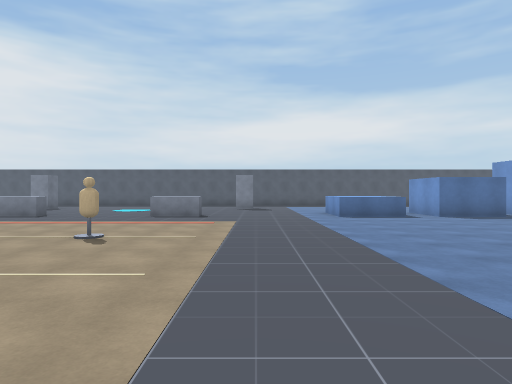
view 1 (above)

21 first-person views from a walk through a scene from a Unity 3-D project. The camera is 1.5 m above the floor, looks level and sees 75° across. The floor is counted in squares, 2 m on a side. Each view is taken from the middle of a square. On the plan, view 1 faces up. The plan holds only what a view shows up to about 11 squares ahead; the rest is blank. The place goes on beyond the plan. The player is left out.

view 2
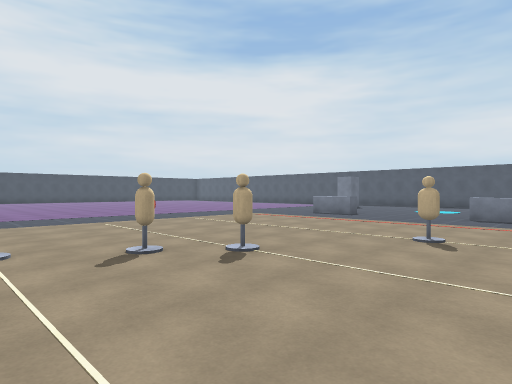

view 3
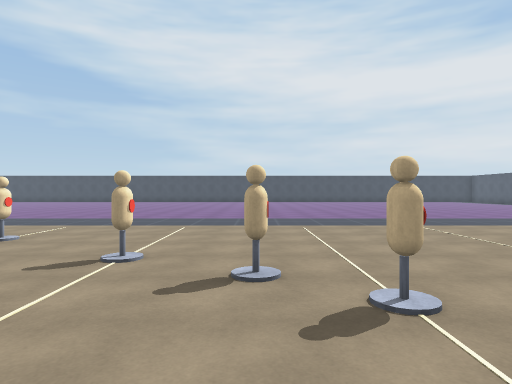

view 4
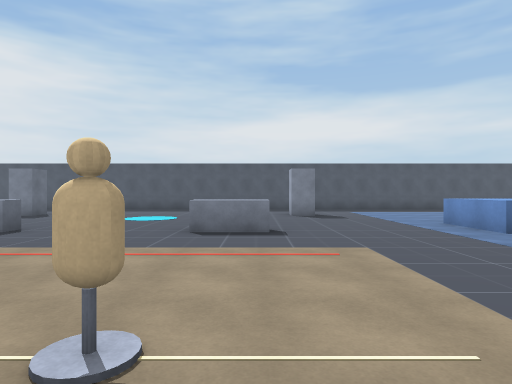

view 5
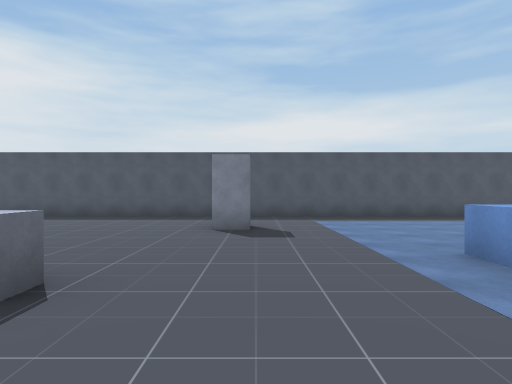

view 6
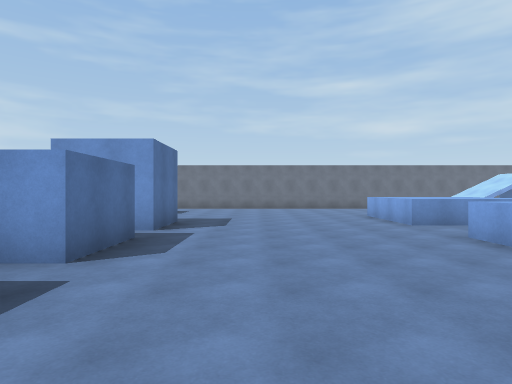

view 7
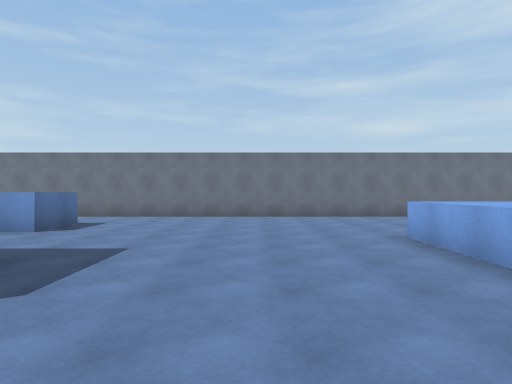

view 8
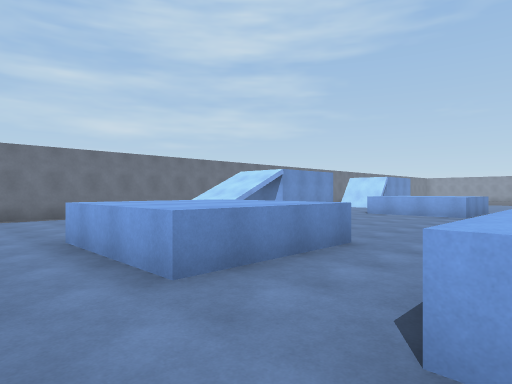

view 9
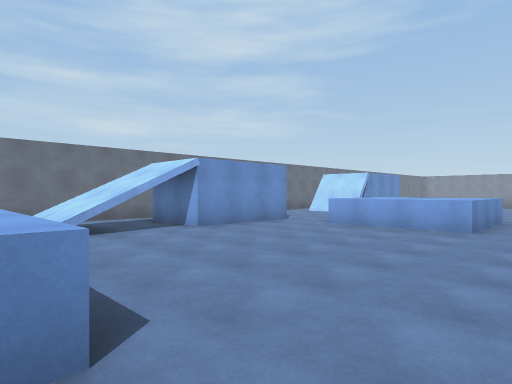

view 10
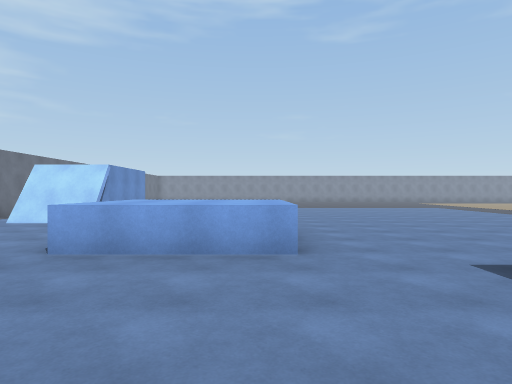

view 11
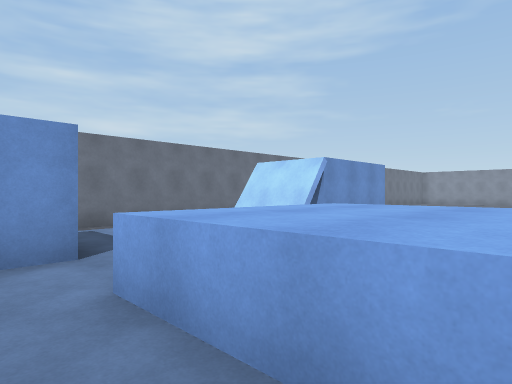

view 12
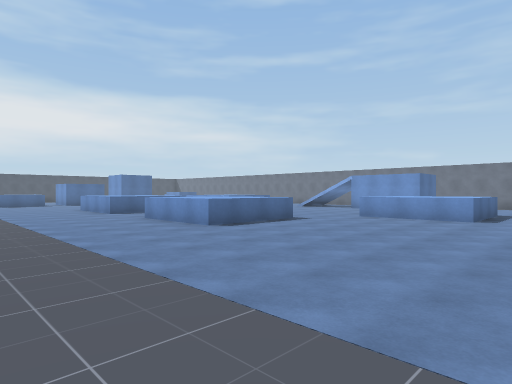

view 13
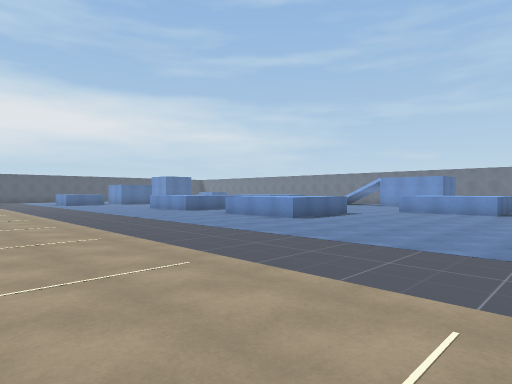

view 14
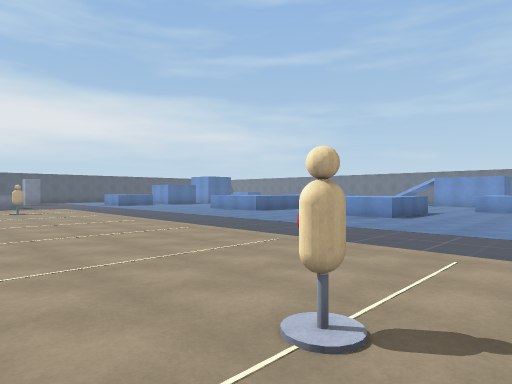

view 15
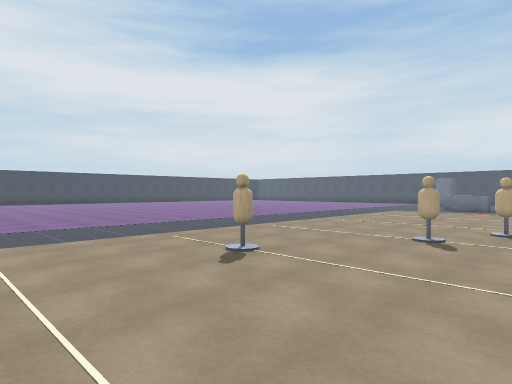

view 16
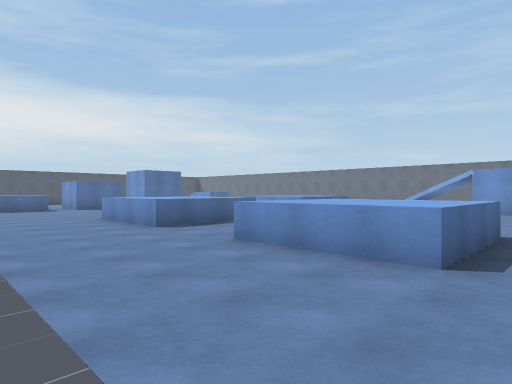

view 17
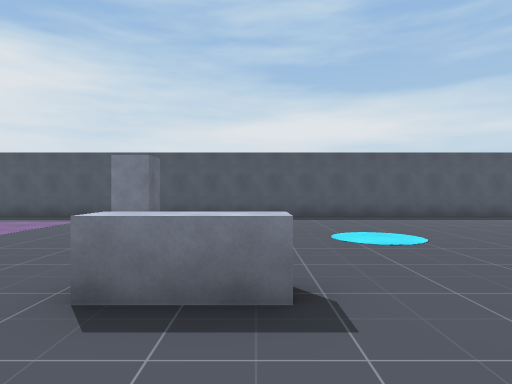

view 18
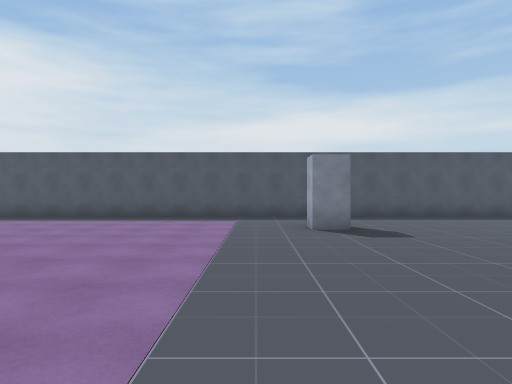

view 19
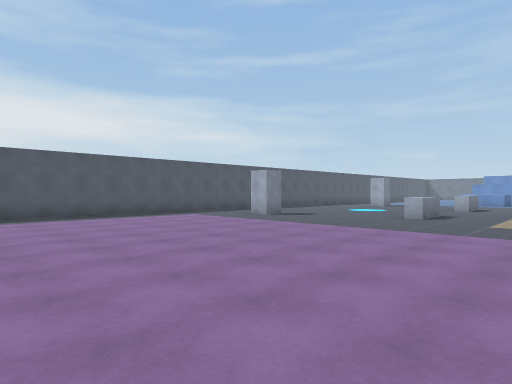

view 20
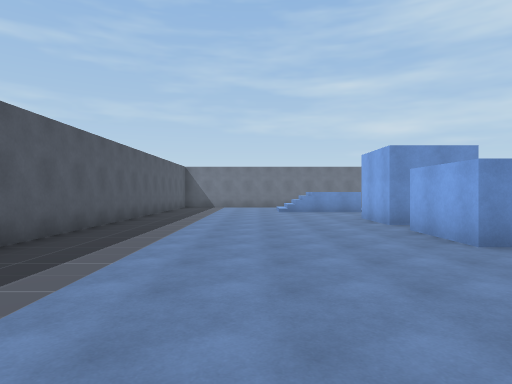

view 21
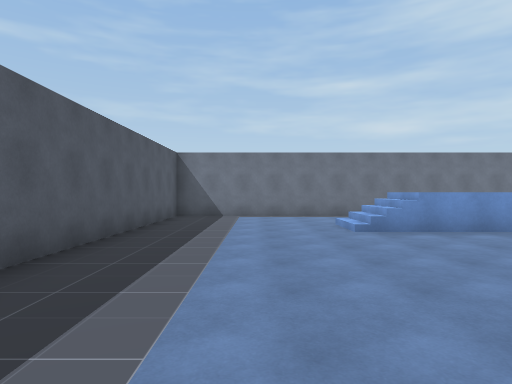

### Floor plan
Key: @ floor where view 1 was taken; # wall or solid block; . floor; / step, stairs or slope; = window, fence, low wall or low ledge; ^ raised ledge; O other object.
Columns run from 18 left of view 1 to 18 right of it. Each row starts with its distance up from view 1.
 19 #####################################
 18 ......... ..........................#
 17 ......... ..........................#
 16  ...................................#
 15  ........O........O.................#
 14  ...............................//..#
 13  ...............................//..#
 12  ....................^^.##.##...  ..#
 11 .....................^ .## ## ..//..#
 10 ..........^^...^^....^^.##.##.......#
  9 ....................................#
  8 ....................................#
  7 ....................................#
  6      ...............................#
  5      ..........O....................#
  4      ..................^^^..^^^.....#
  3      .........O........^^^..^^^  ...#
  2      ........O.........^^^..^^^     #
  1      .................... .....     #
  0     ........O.....@...... ......=// #
 -1    ....................^^^......///.#
 -2   .........O...........^^^..........#
 -3   .....................^^^......###.#
 -4     ...................^^^......#
 -5      ...  ..................^^^.#
 -6              ...............^^^.....#
 -7              ..O............^^^... .#
 -8              ...............^^^...  #
 -9                ..............   .## #
-10                ..............   ###.#
-11                     .........   #   #
-12                     .......     #   #

Where each view was taken, in squares from view 1:
view 1: 0 up, 0 right, facing up
view 2: 0 up, 1 left, facing up-left
view 3: 2 up, 2 left, facing left
view 4: 4 up, 2 left, facing up
view 5: 8 up, 0 right, facing up
view 6: 8 up, 2 right, facing right
view 7: 7 up, 7 right, facing right
view 8: 6 up, 7 right, facing down-right
view 9: 2 up, 8 right, facing down-right
view 10: 1 down, 10 right, facing down
view 11: 4 down, 10 right, facing down-right
view 12: 10 down, 0 right, facing up-right
view 13: 10 down, 3 left, facing up-right
view 14: 8 down, 5 left, facing up-right
view 15: 5 down, 4 left, facing up-left
view 16: 5 down, 1 right, facing up-right
view 17: 8 up, 7 left, facing up
view 18: 8 up, 11 left, facing up
view 19: 7 up, 18 left, facing up-right
view 20: 15 up, 1 right, facing right
view 21: 16 up, 7 right, facing right
